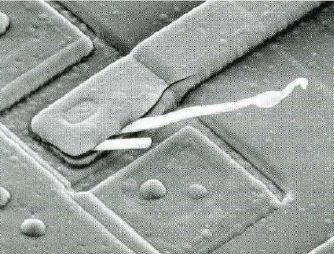
%> input picture Chapter4/image/notch.png, 334 x 254 px
$ octave notch.m   (GNU Octave 9; MATLAB toolbox functions it lacks are replaced by stand-ins)
%> lines starting %> are read from the running program, lines starting %| are printed output that depends on the picture; in (x1, y1, x2, y2) boxes, pixels count from 0 and x2, y2 are one past the last pixel; in counts of white or black regions, pixels touching at a corner belong together; the program's own positions count from 1
clc;
clear all;
close all;
%فراخانی تصویر
I = imread("image/notch.png");
%> I is the input picture: size 254x334x3 uint8; mean R, G, B 153.4, 158.3, 154.8
I = rgb2gray(I);
%> I: size 254x334 uint8
%تبدیل فوریه
F = fft2(I);
Fshift = fftshift(F);
% ایجاد فیلتر ناچ
[M , N] = size(F);
%> M = 254; N = 334
H = ones(M , N);
D0 = 0; %شعاع دایره فیلتر ناچ
u0 = 0; v0 = 0; %مرکز دایره فیلتر ناچ
[U , V] = meshgrid(-N/2:N/2-1 , -M/2:M/2-1);
D = sqrt((U-u0).^2+(V-v0).^2);
H(D<=D0) = 0;
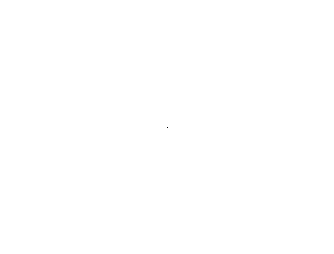
%> H: size 254x334 double; values 0 (black) and 1 (white), 100% white; black in thin lines or dots, all inside (x1, y1, x2, y2) = (167, 127, 168, 128)
H(M/2+1-D <= D0) = 0; % برای حذف نویز در فرکانس قرینه
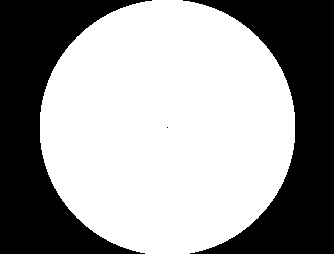
%> H: size 254x334 double; values 0 (black) and 1 (white), 60.6% white; 3 black regions (1 under 20 px), largest, box (x1, y1, x2, y2) and area: (0, 0, 152, 254) 16846, (183, 0, 334, 254) 16592
H(D+M/2+1 <= D0) = 0;
H(M/2+1-D+M/2+1 <= D0) = 0;
% اعمال فیلتر
Gshift = Fshift .* H;
G = ifftshift(Gshift);
g = ifft2(G);
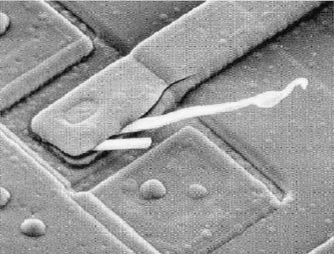
%> g: size 254x334 double; min -156.6, max 104.8, mean 0; drawn with min black and max white
E=(0.5*log(1+(Fshift)))*256;
% نمایش تصاویر
subplot (1,3,1);
imshow (I);
title ('orginal image');
subplot (1,3,2);
imshow (uint8(abs(g)));
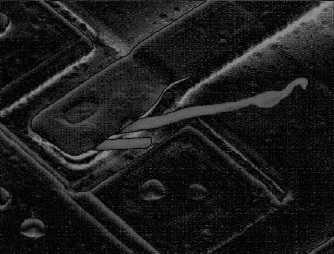
%> displayed picture: size 254x334, on the screen's scale of 0 to 255; min 0, max 157, mean 28
title('notch fillter');
subplot (1,3,3);
imshow (E,[]);
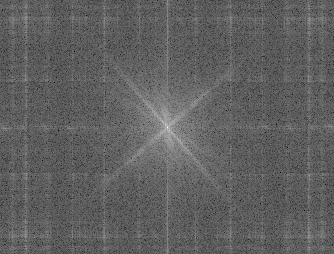
%> displayed picture: size 254x334, on the screen's scale of 0 to 255; min 0, max 255, mean 95.8
title('notch fillter');

$ run again, with Chapter4/image/cxr.PNG copied over Chapter4/image/notch.png
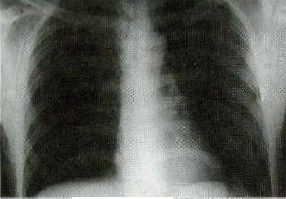
%> input picture Chapter4/image/cxr.PNG, 286 x 199 px
%> I is the input picture: size 199x286x3 uint8; mean R, G, B 87.3, 90.1, 83.7
%> I: size 199x286 uint8
%> `H(M/2+1-D <= D0) = 0;`:
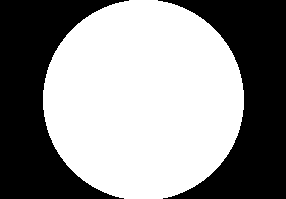
%> H: size 199x286 double; values 0 (black) and 1 (white), 55.7% white; 2 black regions, box (x1, y1, x2, y2) and area: (0, 0, 129, 199) 12709, (158, 0, 286, 199) 12510
%> `imshow (E,[]);`:
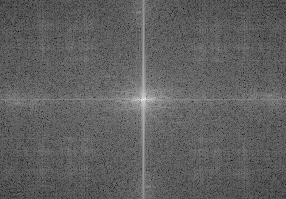
%> displayed picture: size 199x286, on the screen's scale of 0 to 255; min 0, max 255, mean 95.5
